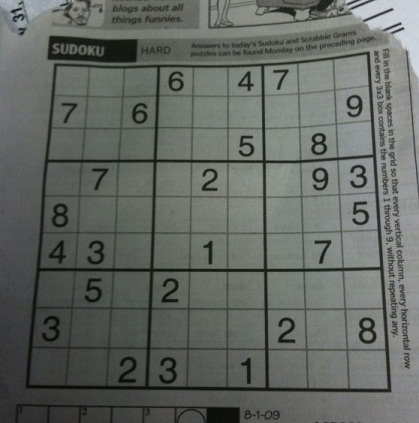
#> input picture Exp-IP/images/sudoku.jpg, 419 x 423 px
$ jupyter execute '09_图像梯度和canny边缘检测.ipynb'   (older library calls are emulated)
#> lines starting #> are read from the running program, lines starting #| are printed output that depends on the picture
# 图像梯度
高斯平滑、双边平滑 和 均值平滑、中值平滑 介绍的平滑处理可以看做是图像的“低通滤波”，它会滤除掉图像的“高频”部分，使图像看起来更平滑，

而图像梯度则可以看做是对图像进行“高通滤波”，它会滤除图像中的低频部分，为的是凸显出图像的突变部分

## 1 梯度滤波器
OpenCV提供三种类型的梯度滤波器或高通滤波器，Sobel，Scharr和Laplacian。

[cell 1]
import warnings
warnings.filterwarnings("ignore")
import matplotlib.pyplot as plt
plt.rcParams['figure.figsize'] = (8,8)
plt.rc('font', size=14)
plt.rc('axes', labelsize=14, titlesize=14)
plt.rc('legend', fontsize=14)
plt.rc('xtick', labelsize=10)
plt.rc('ytick', labelsize=10)

#解决中文显示问题
plt.rcParams['font.sans-serif']=['SimHei']
plt.rcParams['axes.unicode_minus'] = False

### 1.1 Sobel

下面这个例子中先设置dx=1，dy=0计算x方向的梯度，再设置dy=1，dx=0计算y方向的梯度，为了避免出现饱和运算，dtype设置的是比源图像数据类型CV_8U更高的CV_16S，然后将结果用convertScaleAbs()转换回CV_8U(np.unit8)类型，最后用addWeighted()将x和y方向的梯度图加权相加。

[cell 2]
import matplotlib.pyplot as plt
import cv2

img_src = cv2.imread('./images/sudoku.jpg',0)
#> img_src: shape (423, 419); min 5, max 218, mean 101.9
grad_x = cv2.Sobel(img_src, cv2.CV_16S, 1, 0, ksize=3)
grad_y = cv2.Sobel(img_src, cv2.CV_16S, 0, 1, ksize=3)

abs_grad_x = cv2.convertScaleAbs(grad_x)
abs_grad_y = cv2.convertScaleAbs(grad_y)
grad = cv2.addWeighted(abs_grad_x, 0.5, abs_grad_y, 0.5, 0)

titles = ['Original Image', "abs_grad_x",'abs_grad_y','grad']
images = [img_src, abs_grad_x, abs_grad_y,grad]

for i in range(4):
    plt.subplot(2, 2, i + 1), plt.imshow(cv2.cvtColor(images[i], cv2.COLOR_BGR2RGB))
    plt.title(titles[i])
    plt.xticks([]), plt.yticks([])

plt.show()

上图右上角是沿x方向的梯度变化，左下角是沿y方向的梯度变化，右下角为2者各占一半权重组合的图片。

从组合后的梯度图像可以看到：原始图像的棋盘线和数字的边沿部分变得更亮，而棋盘空白和数字中间这些亮度连续区域都变得更暗，最后起到了凸显边沿的效果。

[cell 3]
import matplotlib.pyplot as plt
import cv2

img_src = cv2.imread('./images/sudoku.jpg',0)

grad_x_ksize1 = cv2.Sobel(img_src, cv2.CV_16S, 1, 0, ksize=1)
grad_x_ksize3 = cv2.Sobel(img_src, cv2.CV_16S, 1, 0, ksize=3)
grad_x_ksize5 = cv2.Sobel(img_src, cv2.CV_16S, 1, 0, ksize=5)
#设置不同的ksize值
abs_grad_x_ksize1 = cv2.convertScaleAbs(grad_x_ksize1)
abs_grad_x_ksize3 = cv2.convertScaleAbs(grad_x_ksize3)
abs_grad_x_ksize5 = cv2.convertScaleAbs(grad_x_ksize5)
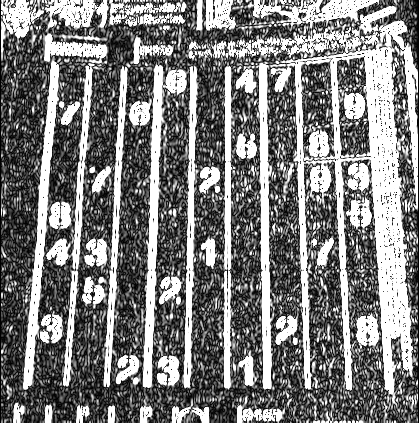
#> abs_grad_x_ksize5: shape (423, 419); min 0, max 255, mean 125.1

titles = ['Original Image', "abs_grad_x_ksize=1",'abs_grad_x_ksize=3','abs_grad_x_ksize=5']
images = [img_src, abs_grad_x_ksize1, abs_grad_x_ksize3,abs_grad_x_ksize5]

for i in range(4):
    plt.subplot(2, 2, i + 1), plt.imshow(cv2.cvtColor(images[i], cv2.COLOR_BGR2RGB))
    plt.title(titles[i])
    plt.xticks([]), plt.yticks([])

plt.show()

上面的例子中ksize依次设置为1,3,5，从运行结果可以看到**ksize的值越大，梯度信息呈现的越多。**

下面再设置不同的求导阶数，这里以x方向的dx为例，在ksize=5的时候设置dx分别为1,2,3，这里需要注意dx的值要小于ksize：

[cell 4]
import matplotlib.pyplot as plt
import cv2

img_src = cv2.imread('./images/sudoku.jpg',0)

#相同的ksize，不同的dx
grad_order1 = cv2.Sobel(img_src, cv2.CV_16S, 1, 0, ksize=5)
grad_order2 = cv2.Sobel(img_src, cv2.CV_16S, 2, 0, ksize=5)
grad_order3 = cv2.Sobel(img_src, cv2.CV_16S, 3, 0, ksize=5)
abs_grad_order1 = cv2.convertScaleAbs(grad_order1)
abs_grad_order2 = cv2.convertScaleAbs(grad_order2)
abs_grad_order3 = cv2.convertScaleAbs(grad_order3)
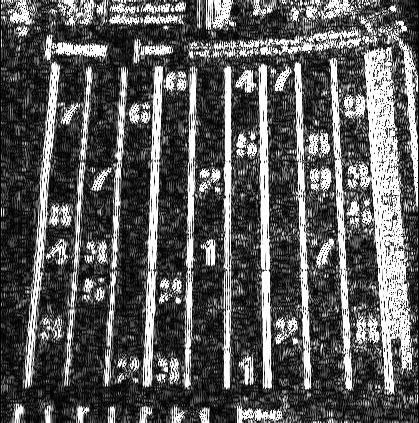
#> abs_grad_order3: shape (423, 419); min 0, max 255, mean 90.7

titles = ['Original Image', "abs_grad_order1",'abs_grad_order2','abs_grad_order3']
images = [img_src, abs_grad_order1, abs_grad_order2,abs_grad_order3]

for i in range(4):
    plt.subplot(2, 2, i + 1), plt.imshow(cv2.cvtColor(images[i], cv2.COLOR_BGR2RGB))
    plt.title(titles[i])
    plt.xticks([]), plt.yticks([])

plt.show()

从运行结果可以看到在相同的ksize下，dx的值越小，梯度的细节越多。

### 1.2 Scharr

Scharr变换可以看做是使用了Scharr核的Sobel变换，是一种经过改进的Sobel变换，同样也要区分x和y方向分开计算梯度。

注意Scharr()没有ksize参数，因为Scharr kernel的大小固定为3×3。

[cell 5]
import matplotlib.pyplot as plt
import cv2

img_src = cv2.imread('./images/sudoku.jpg',0)

grad_x = cv2.Scharr(img_src,cv2.CV_16S,1,0)
grad_y = cv2.Scharr(img_src,cv2.CV_16S,0,1)
abs_grad_x = cv2.convertScaleAbs(grad_x)
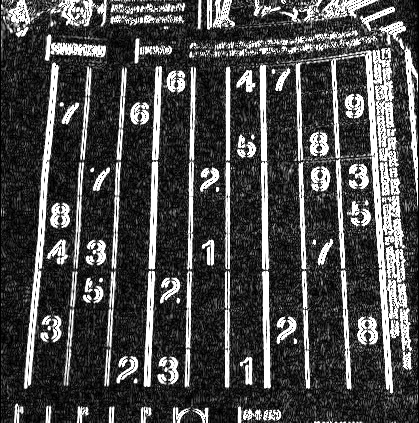
#> abs_grad_x: shape (423, 419); min 0, max 255, mean 74.6
abs_grad_y = cv2.convertScaleAbs(grad_y)
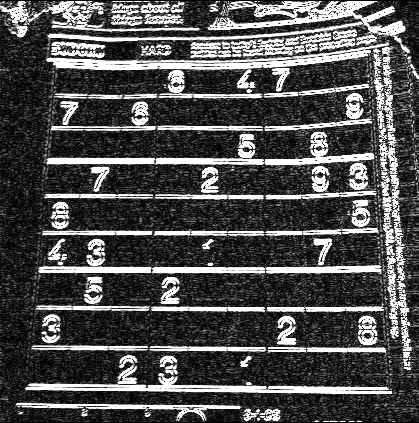
#> abs_grad_y: shape (423, 419); min 0, max 255, mean 79.6
grad = cv2.addWeighted(abs_grad_x, 0.5, abs_grad_y, 0.5, 0)
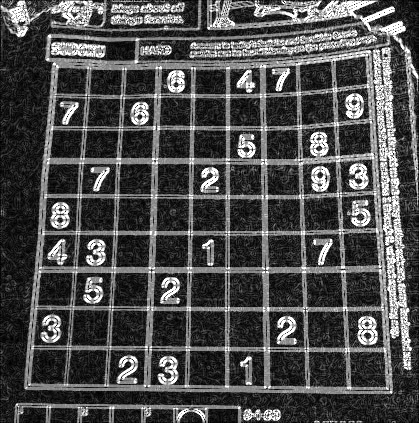
#> grad: shape (423, 419); min 0, max 255, mean 77.1

titles = ['Original Image', "abs_grad_x",'abs_grad_y','grad-x+y']
images = [img_src, abs_grad_x, abs_grad_y,grad]

for i in range(4):
    plt.subplot(2, 2, i + 1), plt.imshow(cv2.cvtColor(images[i], cv2.COLOR_BGR2RGB))
    plt.title(titles[i])
    plt.xticks([]), plt.yticks([])

plt.show()

### 1.3 Laplacian

Laplacian变换是对图像求二阶导数

Laplacian()变换不需要区分图像的x和y方向计算梯度，从上图的2种kernel也可以看到其x和y方向是对称的。

[cell 6]
import matplotlib.pyplot as plt
import cv2

img_src = cv2.imread('./images/sudoku.jpg',0)

#Laplacian
grad_lap = cv2.Laplacian(img_src,cv2.CV_16S,ksize=1)
abs_grad_lap1 = cv2.convertScaleAbs(grad_lap)
grad_lap = cv2.Laplacian(img_src,cv2.CV_16S,ksize=3)
abs_grad_lap3 = cv2.convertScaleAbs(grad_lap)
grad_lap = cv2.Laplacian(img_src,cv2.CV_16S,ksize=5)
abs_grad_lap5 = cv2.convertScaleAbs(grad_lap)
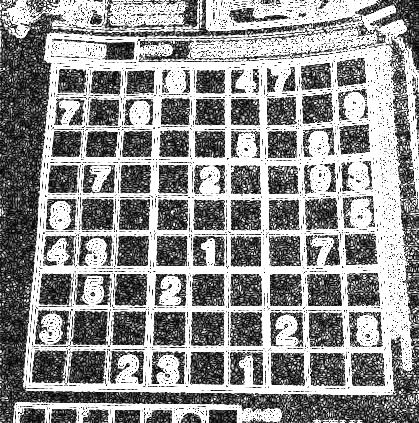
#> abs_grad_lap5: shape (423, 419); min 0, max 255, mean 145.5
#二阶Sobel
grad_x = cv2.Sobel(img_src, cv2.CV_16S, 2, 0, ksize=3)
grad_y = cv2.Sobel(img_src, cv2.CV_16S, 0, 2, ksize=3)
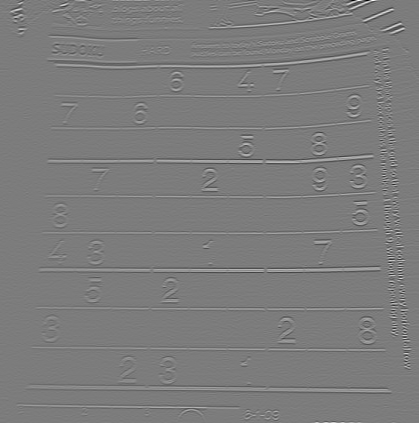
#> grad_y: shape (423, 419) int16; min -608, max 638, mean 0; drawn with min black and max white
abs_grad_x = cv2.convertScaleAbs(grad_x)
abs_grad_y = cv2.convertScaleAbs(grad_y)
abs_grad_sobel = cv2.addWeighted(abs_grad_x, 0.5, abs_grad_y, 0.5, 0)

titles = ['Original Image',"abs_grad_x", "abs_grad_sobel","abs_grad_lap1",'abs_grad_lap3','abs_grad_lap5']
images = [img_src, abs_grad_x, abs_grad_sobel,abs_grad_lap1,abs_grad_lap3,abs_grad_lap5]

for i in range(6):
    plt.subplot(2, 3, i + 1), plt.imshow(cv2.cvtColor(images[i], cv2.COLOR_BGR2RGB))
    plt.title(titles[i])
    plt.xticks([]), plt.yticks([])

plt.subplots_adjust(wspace =0.1, hspace =-0.3)#调整子图间距
plt.show()

从运行结果可以看到Laplacian()中ksize越大，梯度信息越丰富，这点和Sobel变换是一样的。另外在相同的ksize时，二阶Sobel变换和Laplacian变换对比看，Laplacian变换取得的梯度信息要更明显一些。

## 2 边缘检测

### 2.1  边缘检测(Canny)

图像梯度 反映的是图像像素值的变化过程，不管变化大小都考虑在内，所以Sobel，Laplacian变换得到的是一个多级灰度图。

边沿检测也可以看做是图像梯度的一种延伸，不过边沿检测更注意图像的“边沿”部分，图像梯度变化较小的部分会被忽略，只有较大变化的部分保留下来。

canny边沿检测有低错误率、很好地定位边缘点、单一的边缘点响应等优点。canny边沿检测算法由以下几个步骤组成：
- 1）高斯滤波器平滑输入图像；
- 2）计算梯度幅值图像和角度方向；
- 3）对梯度幅值图像应用非最大值抑制；
- 4）用双阈值处理和连接分析检测和连接边沿。

[cell 7]
import matplotlib.pyplot as plt
import cv2

img_src = cv2.imread('./images/sudoku.jpg',0)
img_edge3 = cv2.Canny(img_src,20,100,apertureSize=3)
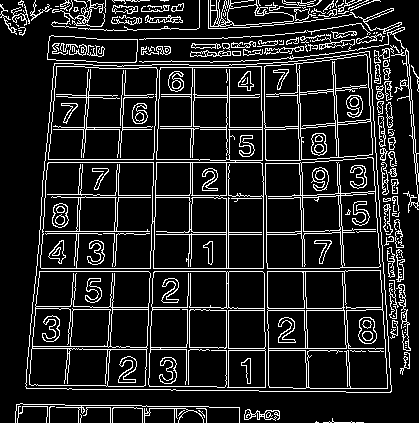
#> img_edge3: shape (423, 419); 13.3% white in thin lines or dots
img_edge5 = cv2.Canny(img_src,20,100,apertureSize=5)
#> img_edge5: shape (423, 419); 29.8% white in thin lines or dots
img_edge7 = cv2.Canny(img_src,20,100,apertureSize=7)
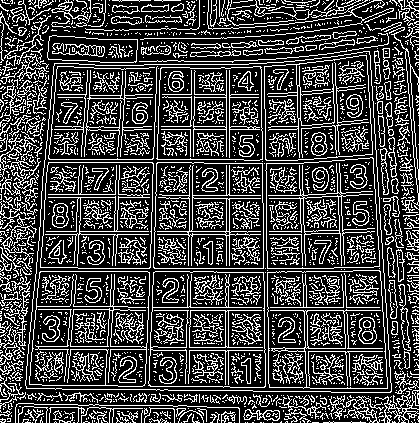
#> img_edge7: shape (423, 419); 26.9% white in thin lines or dots

titles = ['Original Image', "img_edge3",'img_edge5','img_edge7']
images = [img_src, img_edge3, img_edge5,img_edge7]

for i in range(4):
    plt.subplot(2, 2, i + 1), plt.imshow(cv2.cvtColor(images[i], cv2.COLOR_BGR2RGB))
    plt.title(titles[i])
    plt.xticks([]), plt.yticks([])

plt.show()

从这个例子可以看到，相同的threshold值，ksize越大边沿细节越多，这点和Sobel()，Scharr()，Laplacian()计算图像梯度效果是一样的。

[cell 8]
import matplotlib.pyplot as plt
import cv2

img_src = cv2.imread('./images/sudoku.jpg',0)
img_edge3 = cv2.Canny(img_src,50,60,apertureSize=3)
#> img_edge3: shape (423, 419); 13.1% white in thin lines or dots
img_edge5 = cv2.Canny(img_src,50,120,apertureSize=3)
#> img_edge5: shape (423, 419); 13% white in thin lines or dots
img_edge7 = cv2.Canny(img_src,50,240,apertureSize=3)
#> img_edge7: shape (423, 419); 10.8% white in thin lines or dots

titles = ['Original Image', "img_edge thresh 50-60",'img_edge thresh 50-120','img_edge thresh 50-240']
images = [img_src, img_edge3, img_edge5,img_edge7]

for i in range(4):
    plt.subplot(2, 2, i + 1), plt.imshow(cv2.cvtColor(images[i], cv2.COLOR_BGR2RGB))
    plt.title(titles[i])
    plt.xticks([]), plt.yticks([])

plt.show()

可以看到**相同的ksize时，threshold1和threshold2的差值越小，边沿细节越多。**

将canny()变换后的边沿图像用直方图显示，可以看到变换后的图像是一个二值图像，像素的取值为0或者255。

[cell 9]
plt.hist(img_edge3.ravel( ))
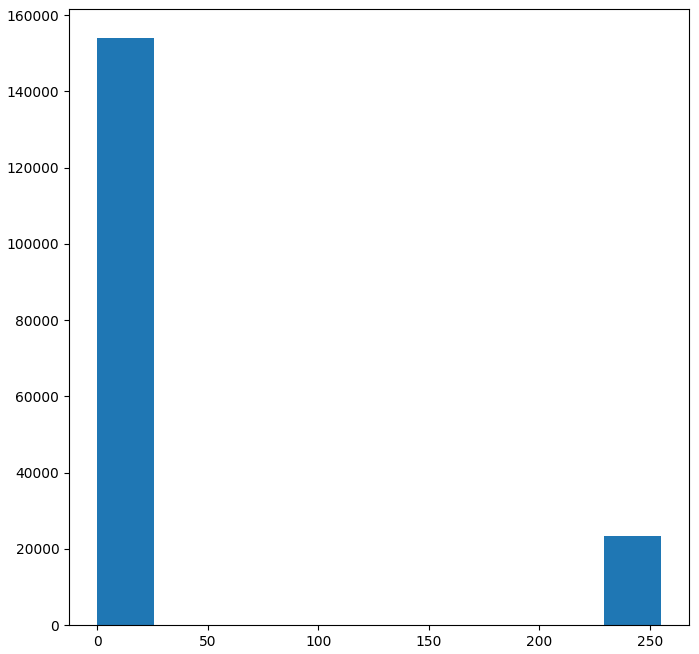
#> figure drawn by matplotlib, 1 panel; tallest bar 153936 high, from x = 0 to 25.5

$ run again, with Exp-IP/images/home.jpg copied over Exp-IP/images/sudoku.jpg
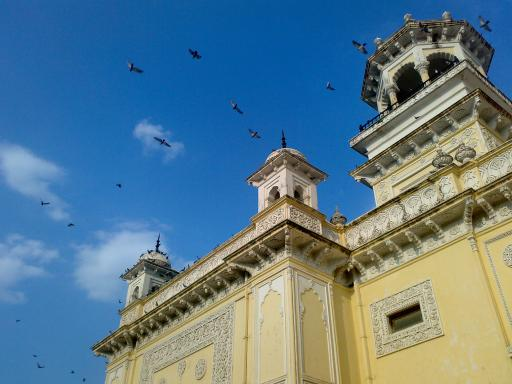
#> input picture Exp-IP/images/home.jpg, 512 x 384 px
#> `[cell 9] plt.hist(img_edge3.ravel( ))`:
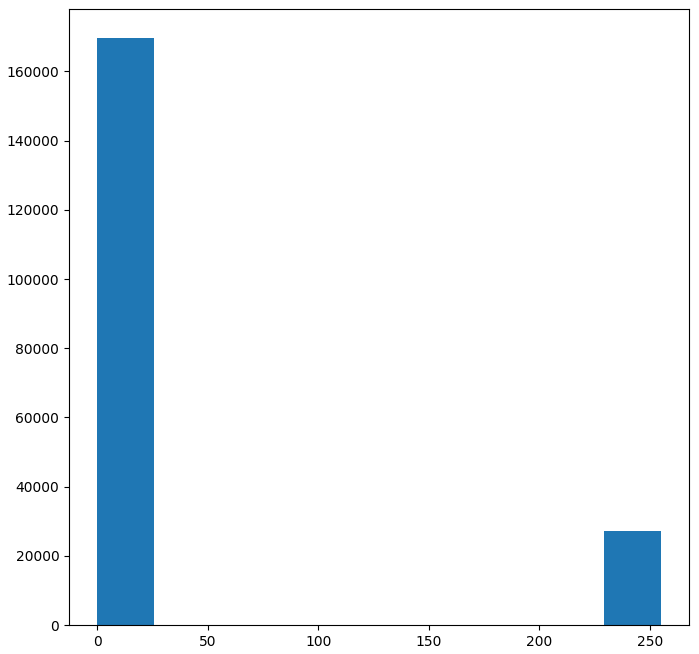
#> figure drawn by matplotlib, 1 panel; tallest bar 169577 high, from x = 0 to 25.5
